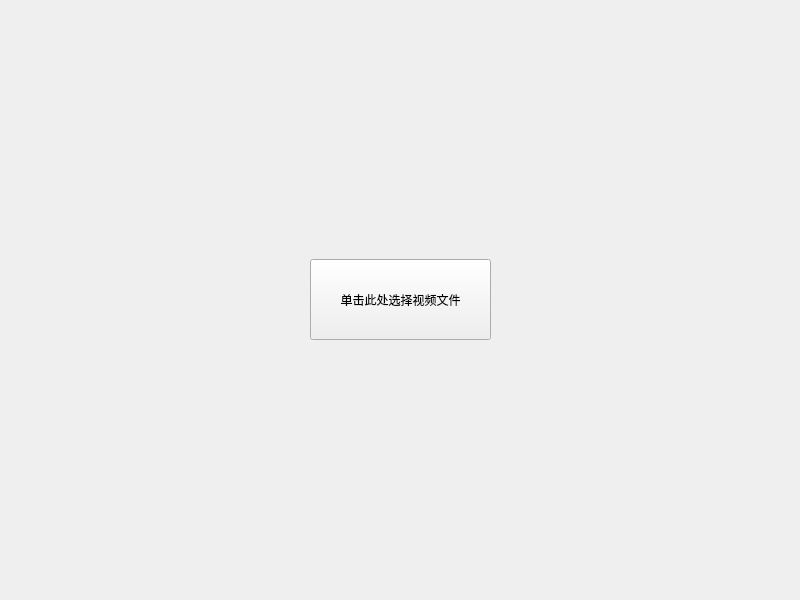
<?xml version="1.0" encoding="UTF-8"?>
<ui version="4.0">
 <class>MainWindow</class>
 <widget class="QMainWindow" name="MainWindow">
  <property name="geometry">
   <rect>
    <x>0</x>
    <y>0</y>
    <width>800</width>
    <height>600</height>
   </rect>
  </property>
  <property name="windowTitle">
   <string>OneSpoonCut</string>
  </property>
  <widget class="QWidget" name="centralwidget">
   <layout class="QVBoxLayout" name="verticalLayout">
    <item>
     <widget class="QStackedWidget" name="stackedWidget">
      <property name="currentIndex">
       <number>0</number>
      </property>
      <widget class="QWidget" name="page">
       <layout class="QHBoxLayout" name="horizontalLayout_3">
        <item>
         <spacer name="horizontalSpacer">
          <property name="orientation">
           <enum>Qt::Horizontal</enum>
          </property>
          <property name="sizeHint" stdset="0">
           <size>
            <width>40</width>
            <height>20</height>
           </size>
          </property>
         </spacer>
        </item>
        <item>
         <widget class="QPushButton" name="pushButton">
          <property name="minimumSize">
           <size>
            <width>181</width>
            <height>81</height>
           </size>
          </property>
          <property name="text">
           <string>单击此处选择视频文件</string>
          </property>
         </widget>
        </item>
        <item>
         <spacer name="horizontalSpacer_2">
          <property name="orientation">
           <enum>Qt::Horizontal</enum>
          </property>
          <property name="sizeHint" stdset="0">
           <size>
            <width>40</width>
            <height>20</height>
           </size>
          </property>
         </spacer>
        </item>
       </layout>
      </widget>
      <widget class="QWidget" name="page_2">
       <layout class="QVBoxLayout" name="verticalLayout_2" stretch="0,10">
        <property name="spacing">
         <number>0</number>
        </property>
        <property name="leftMargin">
         <number>0</number>
        </property>
        <property name="topMargin">
         <number>0</number>
        </property>
        <property name="rightMargin">
         <number>0</number>
        </property>
        <property name="bottomMargin">
         <number>0</number>
        </property>
        <item>
         <widget class="QWidget" name="widget" native="true">
          <layout class="QHBoxLayout" name="horizontalLayout">
           <property name="leftMargin">
            <number>0</number>
           </property>
           <property name="topMargin">
            <number>0</number>
           </property>
           <property name="rightMargin">
            <number>0</number>
           </property>
           <property name="bottomMargin">
            <number>0</number>
           </property>
           <item>
            <widget class="QLabel" name="label">
             <property name="text">
              <string>TextLabel</string>
             </property>
            </widget>
           </item>
           <item>
            <widget class="QLabel" name="label_2">
             <property name="layoutDirection">
              <enum>Qt::LeftToRight</enum>
             </property>
             <property name="text">
              <string>TextLabel</string>
             </property>
             <property name="alignment">
              <set>Qt::AlignRight|Qt::AlignTrailing|Qt::AlignVCenter</set>
             </property>
            </widget>
           </item>
          </layout>
         </widget>
        </item>
        <item>
         <widget class="QWidget" name="widget_2" native="true">
          <layout class="QVBoxLayout" name="verticalLayout_3">
           <item>
            <widget class="QPushButton" name="pushButton_2">
             <property name="minimumSize">
              <size>
               <width>100</width>
               <height>0</height>
              </size>
             </property>
             <property name="maximumSize">
              <size>
               <width>30</width>
               <height>16777215</height>
              </size>
             </property>
             <property name="text">
              <string>添加时间片段</string>
             </property>
            </widget>
           </item>
           <item>
            <widget class="QTableWidget" name="tableWidget">
             <property name="minimumSize">
              <size>
               <width>750</width>
               <height>0</height>
              </size>
             </property>
             <property name="maximumSize">
              <size>
               <width>750</width>
               <height>16777215</height>
              </size>
             </property>
             <property name="showGrid">
              <bool>true</bool>
             </property>
             <property name="cornerButtonEnabled">
              <bool>false</bool>
             </property>
             <property name="rowCount">
              <number>20</number>
             </property>
             <property name="columnCount">
              <number>2</number>
             </property>
             <attribute name="horizontalHeaderVisible">
              <bool>false</bool>
             </attribute>
             <attribute name="horizontalHeaderCascadingSectionResizes">
              <bool>false</bool>
             </attribute>
             <attribute name="horizontalHeaderDefaultSectionSize">
              <number>150</number>
             </attribute>
             <attribute name="horizontalHeaderHighlightSections">
              <bool>false</bool>
             </attribute>
             <attribute name="horizontalHeaderStretchLastSection">
              <bool>true</bool>
             </attribute>
             <attribute name="verticalHeaderVisible">
              <bool>false</bool>
             </attribute>
             <attribute name="verticalHeaderStretchLastSection">
              <bool>false</bool>
             </attribute>
             <row/>
             <row/>
             <row/>
             <row/>
             <row/>
             <row/>
             <row/>
             <row/>
             <row/>
             <row/>
             <row/>
             <row/>
             <row/>
             <row/>
             <row/>
             <row/>
             <row/>
             <row/>
             <row/>
             <row/>
             <column/>
             <column/>
            </widget>
           </item>
           <item>
            <widget class="QPushButton" name="pushButton_3">
             <property name="minimumSize">
              <size>
               <width>100</width>
               <height>0</height>
              </size>
             </property>
             <property name="maximumSize">
              <size>
               <width>30</width>
               <height>16777215</height>
              </size>
             </property>
             <property name="text">
              <string>确定</string>
             </property>
            </widget>
           </item>
          </layout>
         </widget>
        </item>
       </layout>
      </widget>
      <widget class="QWidget" name="page_3">
       <layout class="QVBoxLayout" name="verticalLayout_4">
        <item>
         <layout class="QHBoxLayout" name="horizontalLayout_2">
          <item>
           <spacer name="horizontalSpacer_3">
            <property name="orientation">
             <enum>Qt::Horizontal</enum>
            </property>
            <property name="sizeHint" stdset="0">
             <size>
              <width>40</width>
              <height>20</height>
             </size>
            </property>
           </spacer>
          </item>
          <item>
           <widget class="QPushButton" name="pushButton_4">
            <property name="text">
             <string>选择输出目录</string>
            </property>
           </widget>
          </item>
          <item>
           <spacer name="horizontalSpacer_4">
            <property name="orientation">
             <enum>Qt::Horizontal</enum>
            </property>
            <property name="sizeHint" stdset="0">
             <size>
              <width>40</width>
              <height>20</height>
             </size>
            </property>
           </spacer>
          </item>
         </layout>
        </item>
       </layout>
      </widget>
      <widget class="QWidget" name="page_4">
       <layout class="QHBoxLayout" name="horizontalLayout_4">
        <item>
         <widget class="QLabel" name="label_3">
          <property name="text">
           <string>剪切中，请稍等~</string>
          </property>
          <property name="alignment">
           <set>Qt::AlignCenter</set>
          </property>
         </widget>
        </item>
       </layout>
      </widget>
     </widget>
    </item>
   </layout>
  </widget>
 </widget>
 <resources/>
 <connections/>
</ui>
